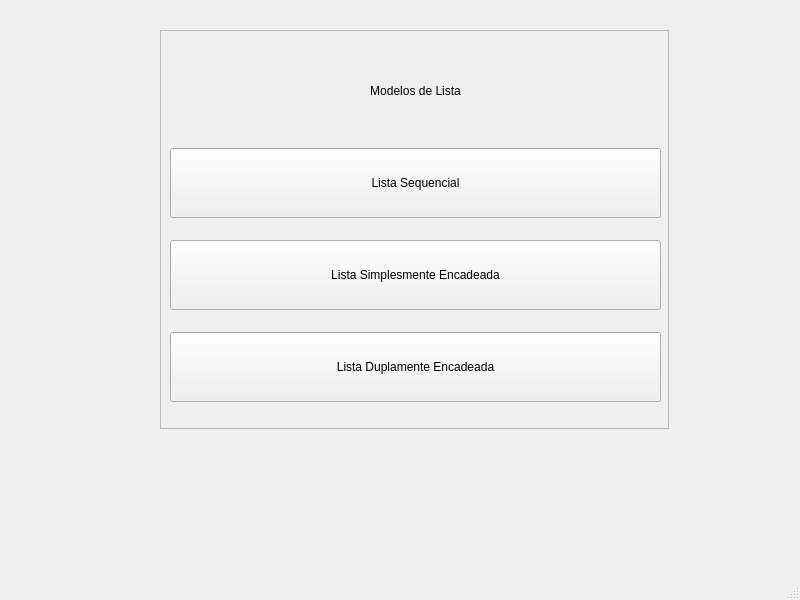
<?xml version="1.0" encoding="UTF-8"?>
<ui version="4.0">
 <class>MainWindow</class>
 <widget class="QMainWindow" name="MainWindow">
  <property name="geometry">
   <rect>
    <x>0</x>
    <y>0</y>
    <width>800</width>
    <height>600</height>
   </rect>
  </property>
  <property name="windowTitle">
   <string>MainWindow</string>
  </property>
  <widget class="QWidget" name="centralwidget">
   <widget class="QFrame" name="frame">
    <property name="geometry">
     <rect>
      <x>160</x>
      <y>30</y>
      <width>509</width>
      <height>399</height>
     </rect>
    </property>
    <property name="maximumSize">
     <size>
      <width>900</width>
      <height>500</height>
     </size>
    </property>
    <property name="frameShape">
     <enum>QFrame::StyledPanel</enum>
    </property>
    <property name="frameShadow">
     <enum>QFrame::Raised</enum>
    </property>
    <widget class="QWidget" name="verticalLayoutWidget">
     <property name="geometry">
      <rect>
       <x>10</x>
       <y>10</y>
       <width>491</width>
       <height>381</height>
      </rect>
     </property>
     <layout class="QVBoxLayout" name="verticalLayout">
      <item>
       <widget class="QLabel" name="label">
        <property name="maximumSize">
         <size>
          <width>600</width>
          <height>70</height>
         </size>
        </property>
        <property name="text">
         <string>Modelos de Lista</string>
        </property>
        <property name="alignment">
         <set>Qt::AlignCenter</set>
        </property>
       </widget>
      </item>
      <item>
       <widget class="QPushButton" name="buttonListaSeq">
        <property name="maximumSize">
         <size>
          <width>600</width>
          <height>70</height>
         </size>
        </property>
        <property name="text">
         <string>Lista Sequencial</string>
        </property>
       </widget>
      </item>
      <item>
       <widget class="QPushButton" name="buttonLSE">
        <property name="maximumSize">
         <size>
          <width>600</width>
          <height>70</height>
         </size>
        </property>
        <property name="text">
         <string>Lista Simplesmente Encadeada</string>
        </property>
       </widget>
      </item>
      <item>
       <widget class="QPushButton" name="buttonLDE">
        <property name="maximumSize">
         <size>
          <width>600</width>
          <height>70</height>
         </size>
        </property>
        <property name="text">
         <string>Lista Duplamente Encadeada</string>
        </property>
       </widget>
      </item>
     </layout>
    </widget>
   </widget>
  </widget>
  <widget class="QMenuBar" name="menubar">
   <property name="geometry">
    <rect>
     <x>0</x>
     <y>0</y>
     <width>800</width>
     <height>17</height>
    </rect>
   </property>
  </widget>
  <widget class="QStatusBar" name="statusbar"/>
 </widget>
 <resources/>
 <connections/>
</ui>
